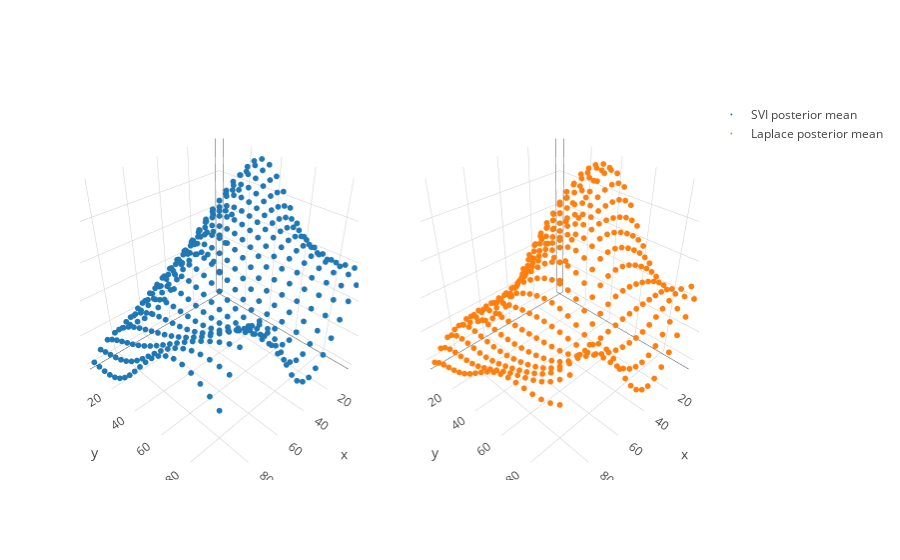

The notebook cell saved with this chart:
### Markdown cell above
Here, we make predictions and plot the inferred functions.

### Code cell
pred_svi = inf_svi.predict()
pred_lp = inf_lp.f_pred

trace_svi = go.Scatter3d(x = X[:,0], y = X[:,1], z=pred_svi, mode = 'markers', marker=dict(size = 2,), name = 'SVI posterior mean')
trace_lp = go.Scatter3d(x = X[:,0], y = X[:,1], z=pred_lp, mode = 'markers', marker=dict(size = 2,), name = 'Laplace posterior mean')
fig = tools.make_subplots(rows=1, cols=2, specs=[[{'is_3d': True}, {'is_3d': True}]])
fig.append_trace(trace_svi, 1, 1)
fig.append_trace(trace_lp, 1, 2)
iplot(fig)

### Figure 1 — Plotly figure (JSON) as saved in the notebook; plotly's stock layout.template omitted (floating-point values rounded to 4 significant figures; data arrays with more than 128 entries replaced by an {"elided": "..."} marker saying what was removed)
{"data": [{"marker": {"size": 2}, "mode": "markers", "name": "SVI posterior mean", "scene": "scene1", "type": "scatter3d", "x": {"elided": "400 int values"}, "y": {"elided": "400 int values"}, "z": {"elided": "400 float values"}}, {"marker": {"size": 2}, "mode": "markers", "name": "Laplace posterior mean", "scene": "scene2", "type": "scatter3d", "x": {"elided": "400 int values"}, "y": {"elided": "400 int values"}, "z": {"elided": "400 float values"}}], "layout": {"scene1": {"domain": {"x": [0, 0.45], "y": [0, 1]}}, "scene2": {"domain": {"x": [0.55, 1], "y": [0, 1]}}}}
